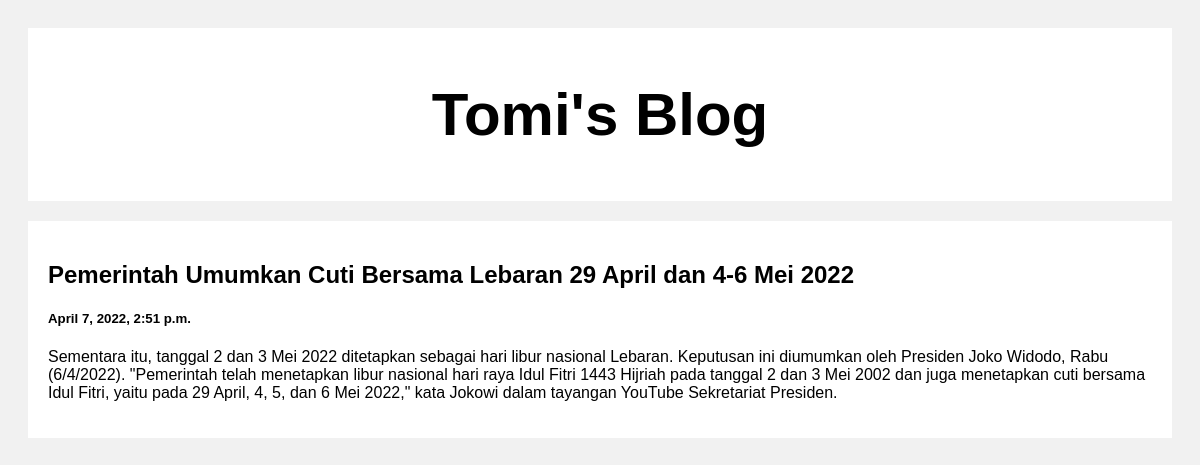
Screenshot of /post/2 with the database file from the repository.
### posts/models.py (models this page shows)
class Post(models.Model):
    title = models.CharField(max_length=100)
    body = models.CharField(max_length=1000000)
    created_at = models.DateTimeField(default=datetime.now, blank=True)

### posts/views.py (the view)
# urls.py: path('post/<str:pk>', views.post, name='post')
def post(request, pk):
    posts = Post.objects.get(id=pk)
    return render(request, 'post.html', {'posts':posts})

### templates/post.html (shortened to what this page needs)
<!DOCTYPE html>
<html>
<head>
</head>
<body>
<div class="header">
  <h2>Tomi's Blog</h2>
</div>
<div class="row">
  <div class="leftcolumn">
    <div class="card">
        <h2>{{posts.title}}</h2>
        <h5>{{posts.created_at}}</h5>
        <p>{{posts.body}}</p>
    </div>
  </div>
</div>
</body>
</html>

### templates/post.html (style rules this page uses)
* { box-sizing: border-box; }
body { font-family: Arial; padding: 20px; background: #f1f1f1; }
.header { padding: 2px; font-size: 40px; text-align: center; background: white; }
.leftcolumn { float: left; width: 100%; }
.card { background-color: white; padding: 20px; margin-top: 20px; }
.row:after { content: ""; display: table; clear: both; }

### rows the page displays
Post: title "Pemerintah Umumkan Cuti Bersama Lebaran 29 April dan 4-6 Mei 2022", created_at "April 7, 2022, 2:51 p.m.", body "Sementara itu, tanggal 2 dan 3 Mei 2022 ditetapkan sebagai hari libur nasional Lebaran. Keputusan ini diumumkan oleh Presiden Joko Widodo, Rabu (6/4/2022). \"Pemerintah telah menetapkan libur nasional hari raya Idul Fitri 1443 Hijriah pada tanggal 2 dan 3 Mei 2002 dan juga menetapkan cuti bersama Idul Fitri, yaitu pada 29 April, 4, 5, dan 6 Mei 2022,\" kata Jokowi dalam tayangan YouTube Sekretariat Presiden."
